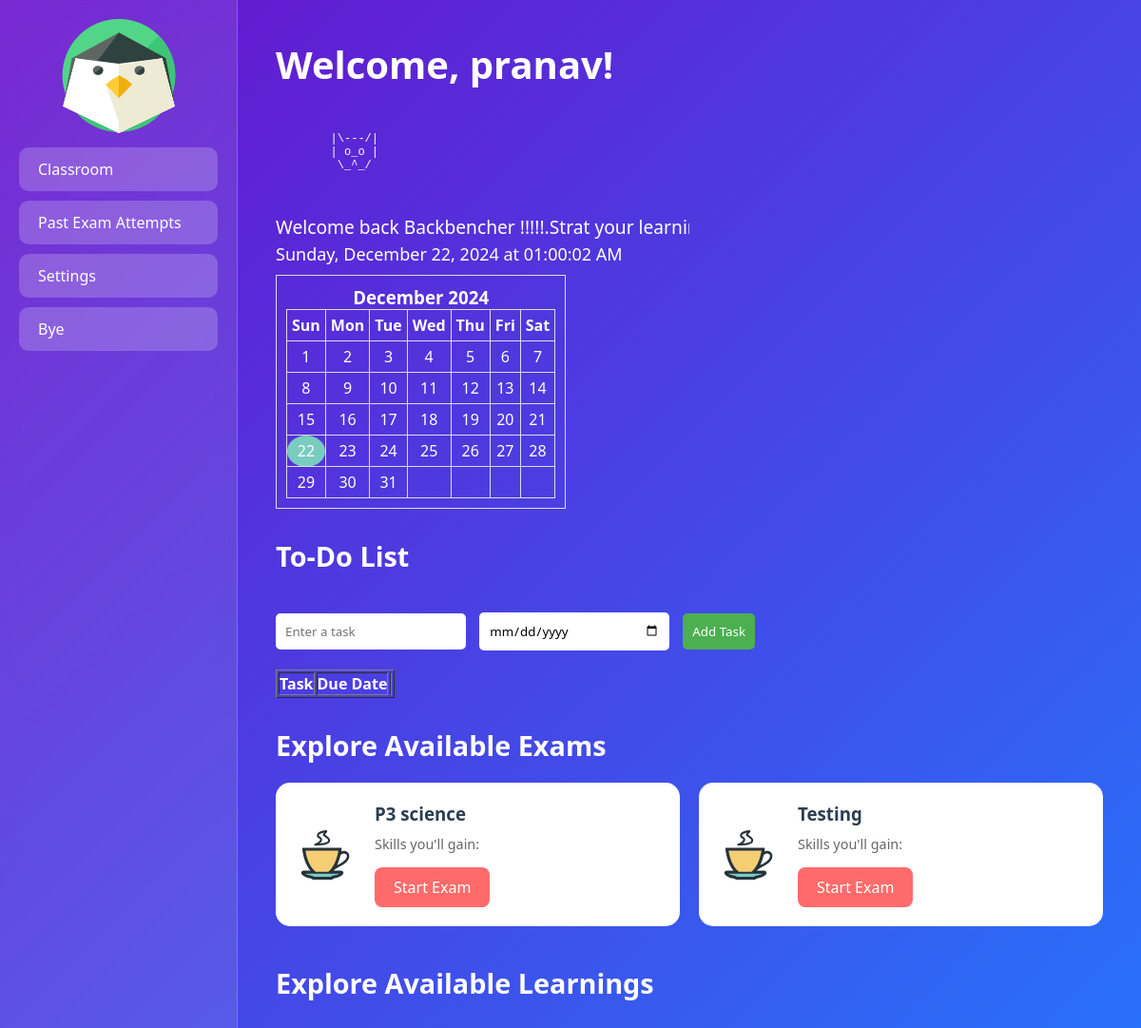
/user_home (signed in), run on an earlier commit of the app's database.
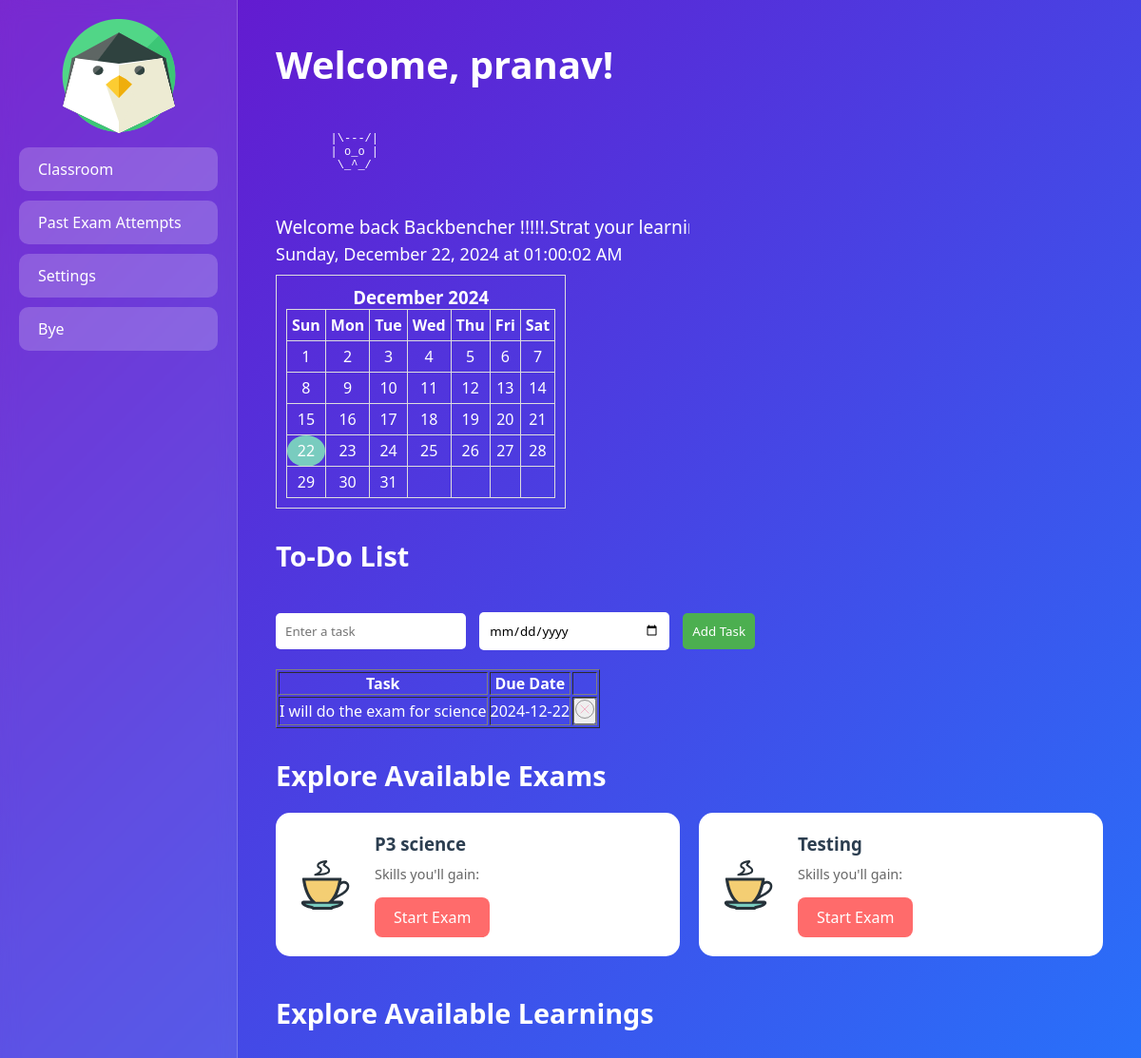
And on a later commit of the database.
### app.py (models this page shows)
class Exam(db.Model):
    __tablename__ = 'exam'
    id = db.Column(db.Integer, primary_key=True)
    title = db.Column(db.String(100), nullable=False)
    questions = db.relationship('Question', backref='exam', lazy=True)

class ToDo(db.Model):
    id = db.Column(db.Integer, primary_key=True)
    task = db.Column(db.String(200), nullable=False)
    date = db.Column(db.Date, nullable=False)
    user_id = db.Column(db.Integer, db.ForeignKey('user.id'), nullable=False)

### app.py (the view)
@app.route("/user_home")
@login_required
def user_home():
    attempts = ExamAttempt.query.filter_by(user_id=current_user.id).order_by(ExamAttempt.attempt_date.desc()).all()
    todos = ToDo.query.filter_by(user_id=current_user.id).order_by(ToDo.date.asc()).all()
    print(todos)
    user_class = current_user.student_class
    print(user_class)
    exams = db.session.query(Exam).join(ExamMapping).filter(ExamMapping.class_name == user_class).all()
    learnings = db.session.query(Learning).join(LearningsMapping).filter(LearningsMapping.class_name == user_class).all()
    return render_template("user_home.html", exams=exams, attempts=attempts, learnings=learnings, todos=todos)

### app.py (called while the page is built)
@login_manager.user_loader
def load_user(user_id):
    return User.query.get(int(user_id))

### templates/user_home.html (shortened to what this page needs)
<!DOCTYPE html>
<html lang="en">
<head>
</head>
<body>
    <div class="sidebar">
    <center> <img src="static/logo.png" alt="Backbench Logo" ></center>
            <a href="{{ url_for('user_home') }}" class="sidebar-button">Classroom</a>
            <a href="{{ url_for('attempts') }}" class="sidebar-button">Past Exam Attempts</a>
            <a href="{{ url_for('settings') }}" class="sidebar-button">Settings</a>
        <a href="{{ url_for('logout') }}" class="sidebar-button">Bye</a>
    </div>
    <div class="content">
        <h1>Welcome, {{ current_user.username }}!</h1>
               <div class="cat-container">
            <pre id="ascii-cat"></pre>
        </div>
         <div class="scroller">
            <span>Welcome back Backbencher !!!!!.Strat your learning.</span>
        </div>
        <div class="widget-container">
                <div id="current-time"></div>
                <div id="calendar"></div>
        </div>
   <h2>To-Do List</h2>
        <div class="todo-container">
            <form class="todo-form" method="POST" action="/add_todo">
                <input type="text" name="task" placeholder="Enter a task" required>
                <input type="date" name="date" value="{{ today }}" required>
                <button type="submit">Add Task</button>
            </form>
            <table border=1 class="todo-table">
        <thead>
            <tr>
                <th>Task</th>
                <th>Due Date</th>
                <th></th>
            </tr>
        </thead>
        <tbody>
            {% for todo in todos %}
            <tr>
                <td>{{ todo.task }}</td>
                <td>{{ todo.date }}</td>
                <td>
                    <form method="POST" action="/delete_todo/{{ todo.id }}" style="display: inline;">
                        <button type="submit" >
                           </button>
                    </form>
                </td>
            </tr>
            {% endfor %}
        </tbody>
    </table>
        </div>
        <h2>Explore Available Exams</h2>
        <div class="exam-catalog">
            {% for exam in exams %}
            <div class="exam-card">
                <div class="exam-info">
                    <h3>{{ exam.title }}</h3>
                    <p>Skills you'll gain: {{ exam.skills }}</p>
                    <a href="{{ url_for('exam', exam_id=exam.id, question_number=1) }}" class="exam-link">Start Exam</a>
                </div>
            </div>
            {% endfor %}
        </div>
        <h2>Explore Available Learnings</h2>
        <div class="content">
</div>
    </div>
</body>
</html>

What changed in the data, as far as the page shows it:
added ToDo: task "I will do the exam for science", date "2024-12-22"
